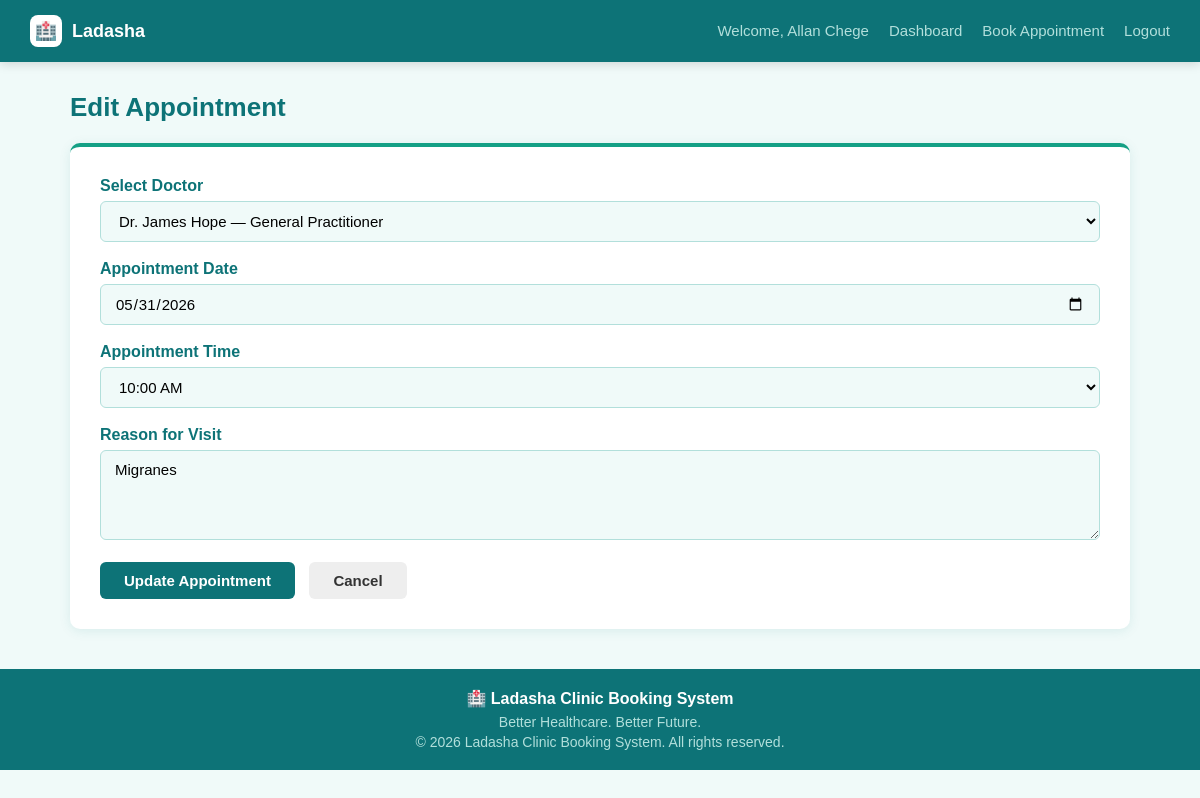
Screenshot of /Week6/patient/edit_appointment.php?id=2 (signed in) with the database file from the repository.
### tables this page shows
CREATE TABLE `appointments` (
  `id` int(11) NOT NULL,
  `patient_id` int(11) NOT NULL,
  `doctor_id` int(11) NOT NULL,
  `appt_date` date NOT NULL,
  `appt_time` time NOT NULL,
  `reason` text DEFAULT NULL,
  `status` enum('pending','confirmed','cancelled') DEFAULT 'pending',
  `created_at` datetime DEFAULT current_timestamp()
);

CREATE TABLE `doctors` (
  `id` int(11) NOT NULL,
  `name` varchar(100) NOT NULL,
  `specialization` varchar(100) DEFAULT NULL,
  `email` varchar(150) DEFAULT NULL,
  `phone` varchar(20) DEFAULT NULL
);

### Week6/patient/edit_appointment.php (the view, shortened to what this page needs)
<?php
$host   = 'localhost';
$user   = 'root';
$pass   = '';
$dbname = 'clinic_db';
$conn   = mysqli_connect($host, $user, $pass, $dbname);
$patient_id = $_SESSION['user_id'];
$id         = $_GET['id'];
$appt = mysqli_fetch_assoc(mysqli_query($conn,
    "SELECT a.*, d.name AS doctor_name
     FROM appointments a
     JOIN doctors d ON a.doctor_id = d.id
     WHERE a.id='$id' AND a.patient_id='$patient_id'"));
$doctors = mysqli_query($conn, "SELECT * FROM doctors ORDER BY name");
include '../includes/header.php';
?>
<div class="container">
    <h2 class="page-title"> Edit Appointment</h2>
    <div class="card">
        <form method="POST">
            <div class="form-group">
                <label>Select Doctor</label>
                <select name="doctor_id">
                    <?php while($doc = mysqli_fetch_assoc($doctors)): ?>
                    <option value="<?php echo $doc['id']; ?>"
                        <?php echo $doc['id'] == $appt['doctor_id'] ? 'selected' : ''; ?>>
                        <?php echo $doc['name']; ?> — <?php echo $doc['specialization']; ?>
                    </option>
                    <?php endwhile; ?>
                </select>
            </div>
            <div class="form-group">
                <label>Appointment Date</label>
                <input type="date" name="appt_date"
                       value="<?php echo $appt['appt_date']; ?>"
                       min="<?php echo date('Y-m-d'); ?>">
            </div>
            <div class="form-group">
                <label>Appointment Time</label>
                <select name="appt_time">
                    <?php
                    $times = ['08:00'=>'8:00 AM','09:00'=>'9:00 AM','10:00'=>'10:00 AM',
                              '11:00'=>'11:00 AM','12:00'=>'12:00 PM','14:00'=>'2:00 PM',
                              '15:00'=>'3:00 PM','16:00'=>'4:00 PM'];
                    foreach($times as $val => $label):
                        $selected = (substr($appt['appt_time'],0,5) == $val) ? 'selected' : '';
                    ?>
                    <option value="<?php echo $val; ?>" <?php echo $selected; ?>>
                        <?php echo $label; ?>
                    </option>
                    <?php endforeach; ?>
                </select>
            </div>
            <div class="form-group">
                <label>Reason for Visit</label>
                <textarea name="reason" rows="4"><?php echo $appt['reason']; ?></textarea>
            </div>
            <button type="submit" class="btn btn-primary">Update Appointment</button>
            <a href="dashboard.php" class="btn" style="background:#eee; color:#333; margin-left:10px;">Cancel</a>
        </form>
    </div>
</div>
<?php include '../includes/footer.php'; ?>

### css/style.css (style rules this page uses)
* { margin:0;padding:0;box-sizing:border-box }
body { font-family:Arial,sans-serif;background-color:#F0FAF9;color:#333 }
.container { max-width:1100px;margin:30px auto;padding:0 20px }
.card { background:#fff;border-radius:10px;padding:30px;box-shadow:0 2px 12px rgba(13,115,119,0.1);margin-bottom:20px;border-top:4px solid #14A085 }
.form-group { margin-bottom:18px }
.form-group label { display:block;margin-bottom:6px;font-weight:bold;color:#0D7377 }
.form-group input,.form-group select,.form-group textarea { width:100%;padding:10px 14px;border:1px solid #B2DFDB;border-radius:6px;font-size:15px;font-family:Arial,sans-serif;background:#F0FAF9 }
.btn { padding:10px 24px;border:none;border-radius:6px;cursor:pointer;font-size:15px;font-weight:bold;text-decoration:none;display:inline-block;transition:all 0.2s }
.btn-primary { background:#0D7377;color:#fff }
.page-title { font-size:26px;color:#0D7377;margin-bottom:20px;font-weight:bold }

### rows the page displays
appointments: doctor_id "Dr. James Hope — General Practitioner", appt_date "05/31/2026", reason "Migranes"

### other values shown
$_SESSION['username'] "Allan Chege"
form field appt_time "10:00 AM"
